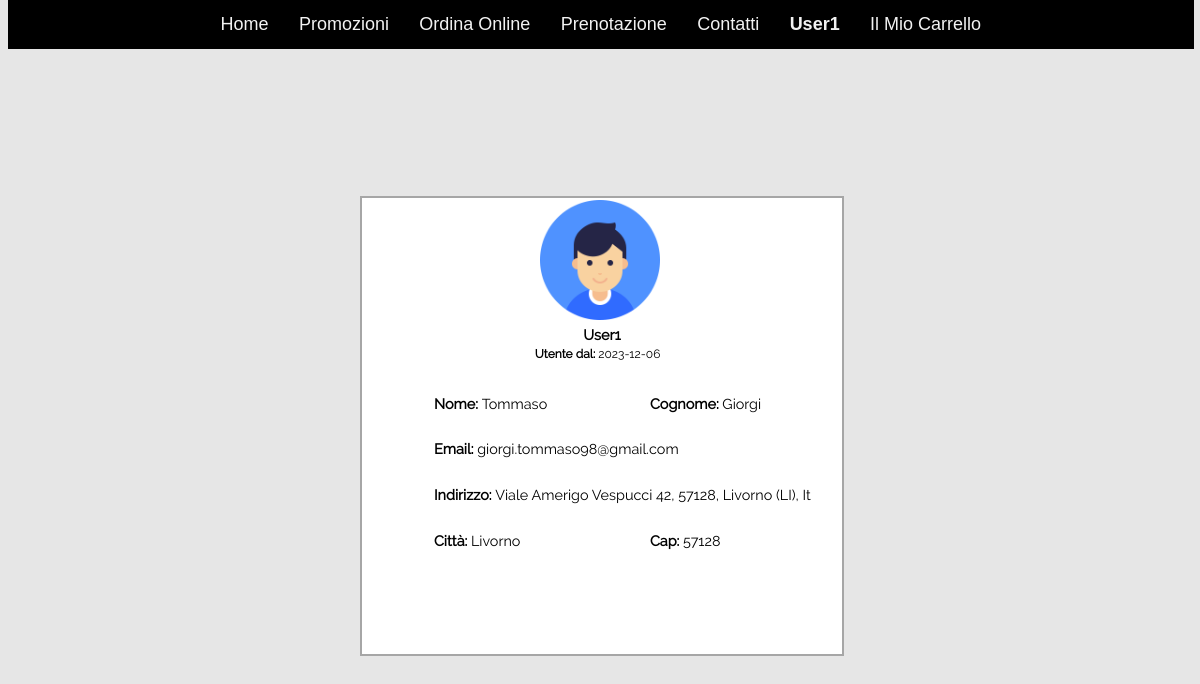
Screenshot of /info.php (signed in) with the database file from the repository.
### tables this page shows
CREATE TABLE `users` (
  `id` int(11) NOT NULL AUTO_INCREMENT,
  `email` varchar(50) NOT NULL,
  `nome` varchar(50) NOT NULL,
  `cognome` varchar(50) NOT NULL,
  `username` varchar(50) NOT NULL,
  `password` varchar(50) NOT NULL,
  `citta` varchar(50) NOT NULL,
  `indirizzo` varchar(50) NOT NULL,
  `cap` varchar(50) NOT NULL,
  `trn_date` date NOT NULL,
  PRIMARY KEY (`id`)
);

### info.php (the view, shortened to what this page needs)
<?php
	require('inc/db.php');
	$query = "SELECT * FROM users WHERE username='".$_SESSION['username']."'";
   	$result=mysqli_query($con,$query);
   	$row = mysqli_fetch_assoc($result);
   	$nome = $row['nome'];
   	$cognome = $row['cognome'];
   	$email = $row['email'];
   	$indirizzo = $row['indirizzo'];
   	$citta = $row['citta'];
   	$cap = $row['cap'];
   	$date = $row['trn_date'];
?>
<!DOCTYPE html>
<html lang="it">
	<head>
	<link href="CSS/stileinfo.css" rel="stylesheet" type="text/css">
	</head>
<body>
	<nav class="topnav">
 	<table>
 	 <tr>
    	<td><a href="index.php">Home</a></td>
  		<td><a href="index.php#hr1">Promozioni</a></td>
    	<td><a href="creation.php">Ordina Online</a></td>
    	<td><a href="index.php#hr2">Prenotazione</a></td>
    	<td><a href="index.php#contatti">Contatti</a></td>
    	<?php
		echo '<td><a onclick="openmodal2()"><strong>'.'<i class="fas fa-user-tie"></i>'.' '. $_SESSION["username"] . '</strong></a></td>';
		?>
  		<td><a href="carrello.php">Il Mio Carrello</a></td>
 	 </tr>
	</table>
	</nav>
	<div id="center_div">
		<div id="image">
		<img src="immagini/user.png" alt="avatar">
		</div>
		<p id= "username"><strong><?php echo $_SESSION['username']?></strong></p>
		<p id="storico"><strong>Utente dal: </strong><?php echo $date ?></p>
		<p id= "name"><strong>Nome: </strong><?php echo $nome ?></p>
		<p id= "cognome"><strong>Cognome: </strong><?php echo $cognome ?></p>
		<p id= "email"><strong>Email: </strong><?php echo $email ?></p>
		<p id= "indirizzo"><strong>Indirizzo: </strong><?php echo $indirizzo ?></p>
		<p id= "citta"><strong>Citt&agrave;: </strong><?php echo $citta ?></p>
		<p id= "cap"><strong>Cap: </strong><?php echo $cap ?></p>
	</div>
</body>
</html>

### CSS/stileinfo.css (style rules this page uses)
body { background-color: #e6e6e6; }
.topnav { position: fixed; top: 0; width: 98.8%; height: 4.09vw; z-index: 300; background-color: black; overflow: hidden; }
.topnav table { margin:auto; }
.topnav td a { position:relative; top: 0.95vw; color: #f2f2f2; text-align: center; font-family: 'Franklin Gothic Book',sans-serif; padding: 1.2vw 1.1vw; text-decoration: none; font-size: 1.5VW; height: 4vw; }
#center_div { position:absolute; left:50%; top:50%; width: 40vw; min-height: 38vw; font-family: Raleway, sans-serif; margin-left:-20vw; margin-top: -17vw; border: 2px solid #a6a6a6; background-color: white; }
#image { width: 10vw; height: 10vw; position: relative; left: 37%; top: 0.2vw; }
#image img { width: 100%; }
p { font-size: 1.2vw; }
#username { width: 100%; position: absolute; text-align: center; top: 25%; }
#storico { font-size: 1vw; position: absolute; left: 36%; top: 30%; }
#name { position: absolute; left: 15%; top: 40%; }
#cognome { position: absolute; left: 60%; top: 40%; }
#email { position: absolute; left: 15%; top: 50%; }
#indirizzo { position: absolute; left: 15%; top: 60%; }
#citta { position: absolute; left: 15%; top: 70%; }
#cap { position: absolute; left: 60%; top: 70%; }

### rows the page displays
users: trn_date "2023-12-06", nome "Tommaso", cognome "Giorgi", email "giorgi.tommaso98@gmail.com", indirizzo "Viale Amerigo Vespucci 42, 57128, Livorno (LI), It", citta "Livorno", cap "57128"

### other values shown
$_SESSION["username"] "User1"
$_SESSION['username'] "User1"
